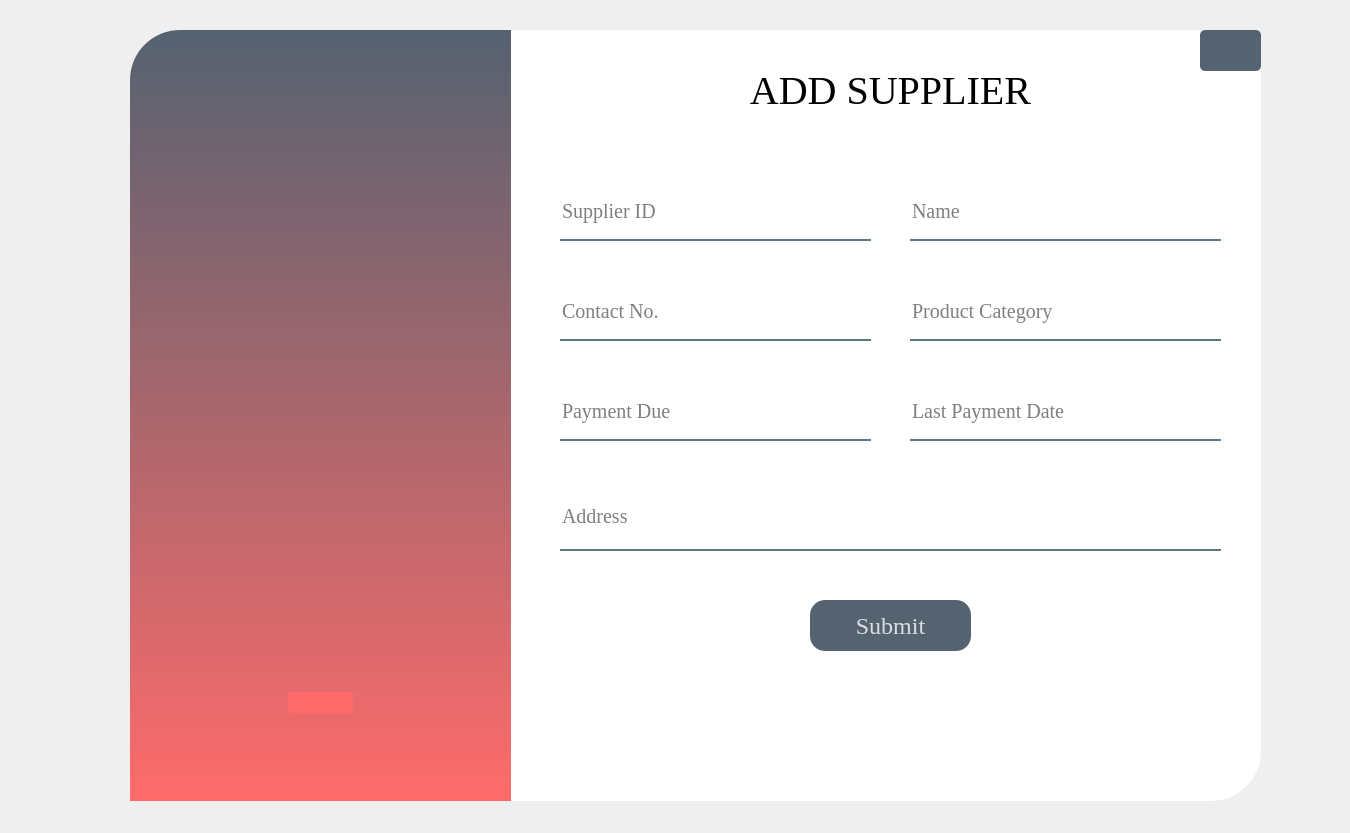
<?xml version="1.0" encoding="UTF-8"?>
<ui version="4.0">
 <class>addEmp_Window</class>
 <widget class="QWidget" name="addEmp_Window">
  <property name="geometry">
   <rect>
    <x>0</x>
    <y>0</y>
    <width>1350</width>
    <height>833</height>
   </rect>
  </property>
  <property name="windowTitle">
   <string>Form</string>
  </property>
  <property name="styleSheet">
   <string notr="true">QPushButton{
background-color:rgba(85,98,112,255);
color:rgba(255,255,255,200);
border-radius:25px

}

QPushButton:hover{
background-color:rgba(255,107,107,255);

}

QPushButton:pressed{
padding-left:5px;
padding-top:5px;
background-color:rgba(255,107,107,255):
backgound-position:calc(100% -10px)center:
}
</string>
  </property>
  <widget class="QLabel" name="label">
   <property name="geometry">
    <rect>
     <x>130</x>
     <y>30</y>
     <width>1131</width>
     <height>771</height>
    </rect>
   </property>
   <property name="cursor">
    <cursorShape>ArrowCursor</cursorShape>
   </property>
   <property name="styleSheet">
    <string notr="true">background-color:rgba(255,255,255,255);
border-bottom-right-radius:50px;
border-top-left-radius:50px;
border-top-right-radius:5px;</string>
   </property>
   <property name="text">
    <string>TextLabel</string>
   </property>
  </widget>
  <widget class="QLabel" name="label_2">
   <property name="geometry">
    <rect>
     <x>130</x>
     <y>30</y>
     <width>381</width>
     <height>771</height>
    </rect>
   </property>
   <property name="styleSheet">
    <string notr="true">background-color: qlineargradient(spread:pad, x1:0, y1:0, x2:0, y2:1, stop:0 rgba(85, 98,112, 255), stop:1 rgba(255, 107, 107, 255));
border-top-left-radius:50px;</string>
   </property>
   <property name="text">
    <string/>
   </property>
  </widget>
  <widget class="QLabel" name="label_3">
   <property name="geometry">
    <rect>
     <x>670</x>
     <y>50</y>
     <width>441</width>
     <height>81</height>
    </rect>
   </property>
   <property name="font">
    <font>
     <family>Times New Roman</family>
     <pointsize>30</pointsize>
     <weight>50</weight>
     <italic>false</italic>
     <bold>false</bold>
     <underline>false</underline>
     <strikeout>false</strikeout>
    </font>
   </property>
   <property name="styleSheet">
    <string notr="true">color: #000;</string>
   </property>
   <property name="text">
    <string>ADD SUPPLIER</string>
   </property>
   <property name="alignment">
    <set>Qt::AlignCenter</set>
   </property>
   <property name="wordWrap">
    <bool>false</bool>
   </property>
  </widget>
  <widget class="QLineEdit" name="empID_LE">
   <property name="geometry">
    <rect>
     <x>560</x>
     <y>190</y>
     <width>311</width>
     <height>51</height>
    </rect>
   </property>
   <property name="font">
    <font>
     <family>Times New Roman</family>
     <pointsize>15</pointsize>
    </font>
   </property>
   <property name="styleSheet">
    <string notr="true">background-color:rgba(0,0,0,0);
border:none;
border-bottom:2px solid rgba(46,82,101,200);
color:rgba(0,0,0.240);
padding-bottom:7px;</string>
   </property>
   <property name="text">
    <string/>
   </property>
   <property name="echoMode">
    <enum>QLineEdit::Normal</enum>
   </property>
   <property name="placeholderText">
    <string>Supplier ID</string>
   </property>
  </widget>
  <widget class="QLineEdit" name="password_LE">
   <property name="geometry">
    <rect>
     <x>560</x>
     <y>290</y>
     <width>311</width>
     <height>51</height>
    </rect>
   </property>
   <property name="font">
    <font>
     <family>Times New Roman</family>
     <pointsize>15</pointsize>
    </font>
   </property>
   <property name="styleSheet">
    <string notr="true">background-color:rgba(0,0,0,0);
border:none;
border-bottom:2px solid rgba(46,82,101,200);
color:rgba(0,0,0.240);
padding-bottom:7px;</string>
   </property>
   <property name="text">
    <string/>
   </property>
   <property name="echoMode">
    <enum>QLineEdit::Normal</enum>
   </property>
   <property name="placeholderText">
    <string>Contact No.</string>
   </property>
  </widget>
  <widget class="QPushButton" name="pushButton">
   <property name="geometry">
    <rect>
     <x>810</x>
     <y>600</y>
     <width>161</width>
     <height>51</height>
    </rect>
   </property>
   <property name="font">
    <font>
     <family>Times New Roman</family>
     <pointsize>18</pointsize>
     <weight>50</weight>
     <bold>false</bold>
    </font>
   </property>
   <property name="cursor">
    <cursorShape>OpenHandCursor</cursorShape>
   </property>
   <property name="mouseTracking">
    <bool>false</bool>
   </property>
   <property name="tabletTracking">
    <bool>false</bool>
   </property>
   <property name="styleSheet">
    <string notr="true">border-radius:15px;</string>
   </property>
   <property name="text">
    <string>Submit</string>
   </property>
  </widget>
  <widget class="QLabel" name="label_4">
   <property name="geometry">
    <rect>
     <x>130</x>
     <y>400</y>
     <width>381</width>
     <height>541</height>
    </rect>
   </property>
   <property name="font">
    <font>
     <family>Mountain</family>
     <pointsize>210</pointsize>
    </font>
   </property>
   <property name="styleSheet">
    <string notr="true">color:rgba(255,107,107,255);</string>
   </property>
   <property name="text">
    <string>-</string>
   </property>
   <property name="alignment">
    <set>Qt::AlignCenter</set>
   </property>
  </widget>
  <widget class="QLineEdit" name="address_LE">
   <property name="geometry">
    <rect>
     <x>560</x>
     <y>490</y>
     <width>661</width>
     <height>61</height>
    </rect>
   </property>
   <property name="font">
    <font>
     <family>Times New Roman</family>
     <pointsize>15</pointsize>
    </font>
   </property>
   <property name="styleSheet">
    <string notr="true">background-color:rgba(0,0,0,0);
border:none;
border-bottom:2px solid rgba(46,82,101,200);
color:rgba(0,0,0.240);
padding-bottom:7px;</string>
   </property>
   <property name="echoMode">
    <enum>QLineEdit::Normal</enum>
   </property>
   <property name="placeholderText">
    <string>Address</string>
   </property>
  </widget>
  <widget class="QLineEdit" name="role_LE">
   <property name="geometry">
    <rect>
     <x>910</x>
     <y>290</y>
     <width>311</width>
     <height>51</height>
    </rect>
   </property>
   <property name="font">
    <font>
     <family>Times New Roman</family>
     <pointsize>15</pointsize>
    </font>
   </property>
   <property name="styleSheet">
    <string notr="true">background-color:rgba(0,0,0,0);
border:none;
border-bottom:2px solid rgba(46,82,101,200);
color:rgba(0,0,0.240);
padding-bottom:7px;</string>
   </property>
   <property name="text">
    <string/>
   </property>
   <property name="echoMode">
    <enum>QLineEdit::Normal</enum>
   </property>
   <property name="placeholderText">
    <string>Product Category</string>
   </property>
  </widget>
  <widget class="QLineEdit" name="name_LE">
   <property name="geometry">
    <rect>
     <x>910</x>
     <y>190</y>
     <width>311</width>
     <height>51</height>
    </rect>
   </property>
   <property name="font">
    <font>
     <family>Times New Roman</family>
     <pointsize>15</pointsize>
    </font>
   </property>
   <property name="styleSheet">
    <string notr="true">background-color:rgba(0,0,0,0);
border:none;
border-bottom:2px solid rgba(46,82,101,200);
color:rgba(0,0,0.240);
padding-bottom:7px;</string>
   </property>
   <property name="text">
    <string/>
   </property>
   <property name="echoMode">
    <enum>QLineEdit::Normal</enum>
   </property>
   <property name="placeholderText">
    <string>Name</string>
   </property>
  </widget>
  <widget class="QLineEdit" name="salary_LE">
   <property name="geometry">
    <rect>
     <x>910</x>
     <y>390</y>
     <width>311</width>
     <height>51</height>
    </rect>
   </property>
   <property name="font">
    <font>
     <family>Times New Roman</family>
     <pointsize>15</pointsize>
    </font>
   </property>
   <property name="styleSheet">
    <string notr="true">background-color:rgba(0,0,0,0);
border:none;
border-bottom:2px solid rgba(46,82,101,200);
color:rgba(0,0,0.240);
padding-bottom:7px;</string>
   </property>
   <property name="echoMode">
    <enum>QLineEdit::Normal</enum>
   </property>
   <property name="placeholderText">
    <string>Last Payment Date</string>
   </property>
  </widget>
  <widget class="QLineEdit" name="contactno_LE">
   <property name="geometry">
    <rect>
     <x>560</x>
     <y>390</y>
     <width>311</width>
     <height>51</height>
    </rect>
   </property>
   <property name="font">
    <font>
     <family>Times New Roman</family>
     <pointsize>15</pointsize>
    </font>
   </property>
   <property name="styleSheet">
    <string notr="true">background-color:rgba(0,0,0,0);
border:none;
border-bottom:2px solid rgba(46,82,101,200);
color:rgba(0,0,0.240);
padding-bottom:7px;</string>
   </property>
   <property name="text">
    <string/>
   </property>
   <property name="echoMode">
    <enum>QLineEdit::Normal</enum>
   </property>
   <property name="placeholderText">
    <string>Payment Due</string>
   </property>
  </widget>
  <widget class="QPushButton" name="pushButton_2">
   <property name="geometry">
    <rect>
     <x>1200</x>
     <y>30</y>
     <width>61</width>
     <height>41</height>
    </rect>
   </property>
   <property name="font">
    <font>
     <pointsize>-1</pointsize>
    </font>
   </property>
   <property name="cursor">
    <cursorShape>PointingHandCursor</cursorShape>
   </property>
   <property name="styleSheet">
    <string notr="true">font-size:20px;
image: url(:/images/back2.png);
text-align: center;
border-radius:5px;</string>
   </property>
   <property name="text">
    <string/>
   </property>
  </widget>
  <widget class="QLabel" name="label_5">
   <property name="geometry">
    <rect>
     <x>740</x>
     <y>680</y>
     <width>421</width>
     <height>91</height>
    </rect>
   </property>
   <property name="font">
    <font>
     <family>Times New Roman</family>
     <pointsize>22</pointsize>
     <weight>50</weight>
     <italic>false</italic>
     <bold>false</bold>
     <underline>false</underline>
     <strikeout>false</strikeout>
    </font>
   </property>
   <property name="styleSheet">
    <string notr="true">color: #6B6B6B;</string>
   </property>
   <property name="text">
    <string/>
   </property>
   <property name="alignment">
    <set>Qt::AlignCenter</set>
   </property>
   <property name="wordWrap">
    <bool>false</bool>
   </property>
  </widget>
  <widget class="QLabel" name="label_6">
   <property name="geometry">
    <rect>
     <x>670</x>
     <y>690</y>
     <width>91</width>
     <height>71</height>
    </rect>
   </property>
   <property name="styleSheet">
    <string notr="true"/>
   </property>
   <property name="text">
    <string/>
   </property>
  </widget>
 </widget>
 <resources>
  <include location="res.qrc"/>
 </resources>
 <connections/>
</ui>
